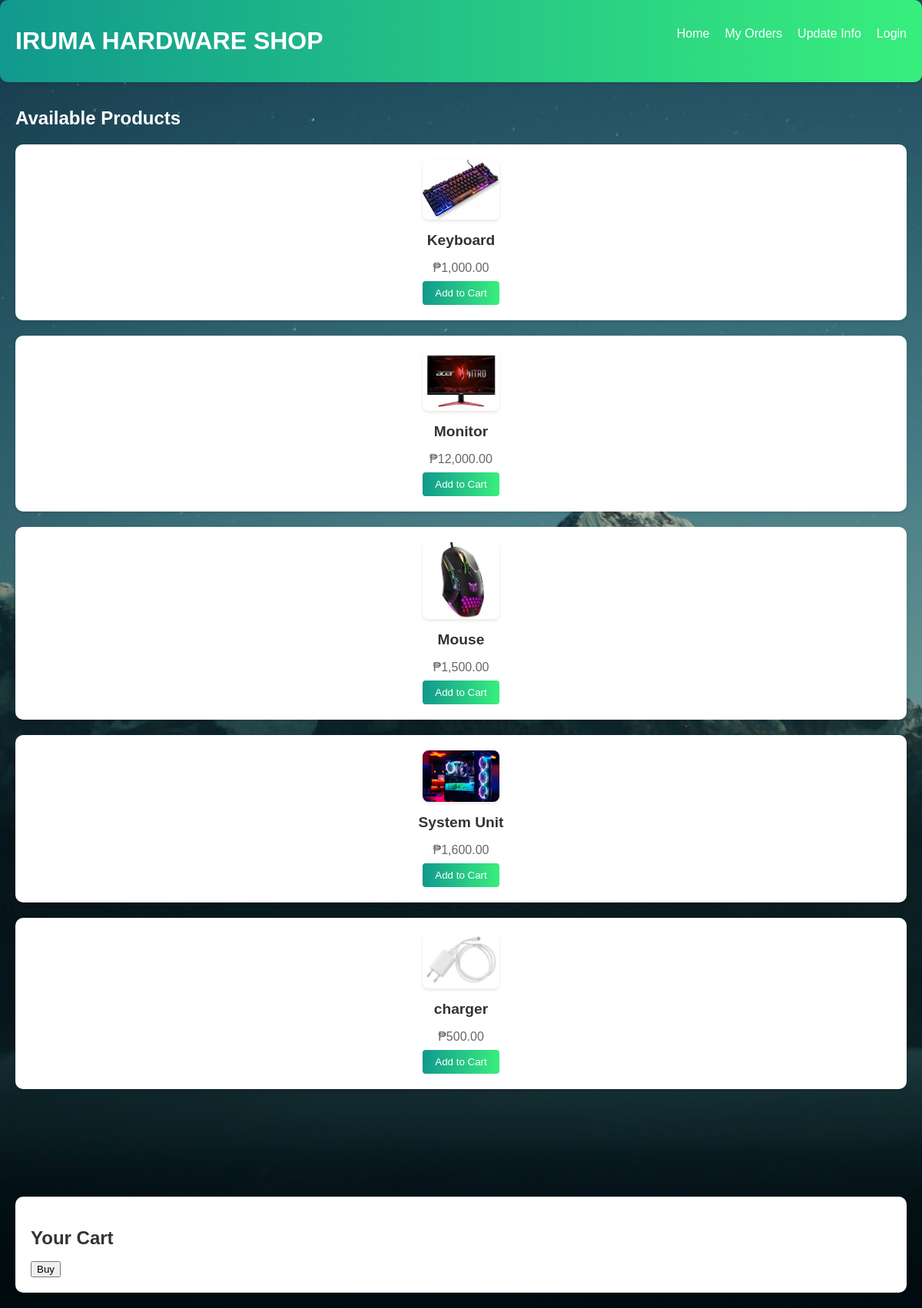
The page / on the database its author committed.
### tables this page shows
CREATE TABLE `products` (
  `product_id` int(11) NOT NULL,
  `name` varchar(100) NOT NULL,
  `price` decimal(10,2) NOT NULL,
  `image_path` varchar(255) NOT NULL
);

### index.php (the view, shortened to what this page needs)
<?php
include('db.php');
$user_role = '';
$isDeliveryRider = ($user_role == 'Delivery Rider');
?>
<!DOCTYPE html>
<html lang="en">
<head>
    <link rel="stylesheet" href="main.css?v=<?php echo time(); ?>">
</head>
<body>
<header>
    <div class="container">
        <h1>IRUMA HARDWARE SHOP</h1>
        <nav>
            <ul>
                <li><a href="index.php">Home</a></li>
                <li>
                    <?php
                    if ($user_role == 'Admin') {
                        echo '<a href="addproduct.php">Add Products</a>&nbsp;&nbsp;&nbsp;&nbsp;&nbsp;&nbsp;';
                        echo '<a href="adminvieworders.php">View User Orders</a>';
                    } elseif ($isDeliveryRider) {
                        echo '<a href="deliveryriderorders.php">Delivery Orders</a>';
                    } else {
                        echo '<a href="orders.php">My Orders</a>';
                    }
                    ?>
                </li>
                <li><a href="updateinfo.php">Update Info</a></li>
                <?php if (isset($_SESSION['user_email'])) { ?>
                    <li><a href="logout.php" class="logout-btn">Logout</a></li>
                <?php } else { ?>
                    <li><a href="login.php" class="login-btn">Login</a></li>
                <?php } ?>
            </ul>
        </nav>
    </div>
</header>
<div class="container">
    <section id="products">
        <h2 class="h2"><?php echo $isDeliveryRider ? "Pending Orders to Deliver" : "Available Products"; ?></h2>
        <div class="grid grid-cols-1 sm:grid-cols-2 md:grid-cols-3 lg:grid-cols-4 gap-6">
            <?php
            if (!$isDeliveryRider && $user_role != 'Admin') {
                $sql = "SELECT * FROM products";
                $result = $conn->query($sql);
                if ($result->num_rows > 0) {
                    while ($row = $result->fetch_assoc()) {
                        echo '<div class="product">
                                <img src="' . htmlspecialchars($row["image_path"]) . '" alt="' . htmlspecialchars($row["name"]) . '">
                                <h3>' . htmlspecialchars($row["name"]) . '</h3>
                                <p>₱' . number_format($row["price"], 2) . '</p>
                                <button onclick="addToCart(\'' . htmlspecialchars($row["name"]) . '\', ' . $row["price"] . ', ' . $row["product_id"] . ', \'' . htmlspecialchars($row["image_path"]) . '\')">Add to Cart</button>
                            </div>';
                    }
                } else {
                    echo "No products available.";
                }
        }
            ?>
        </div>
    </section>
    <?php if (!$isDeliveryRider && $user_role != 'Admin') { ?>
    <aside id="cart">
        <h2>Your Cart</h2>
        <button id="buy-button" onclick="checkout()">Buy</button>
    </aside>
    <?php } ?>
</div>
</body>
</html>

### main.css (style rules this page uses)
* { box-sizing: border-box; }
body { font-family: Arial, sans-serif; margin: 0; padding: 0; color: #333; background: url('bg.jpg') no-repeat center center/cover; z-index: 1000; }
.container { max-width: 1200px; margin: 0 auto; padding: 20px; display: flex; flex-wrap: wrap; justify-content: space-between; }
header { position: fixed; top: 0; background: linear-gradient(to right, #11998e, #38ef7d); color: #ffffff; padding: 15px 0; text-align: center; margin-bottom: 20px; width: 100%; border-radius: 10px; box-shadow: 0 2px 4px rgba(0, 0, 0, 0.1); }
header h1 { font-size: 2rem; margin: 0; }
header nav ul { list-style-type: none; padding: 0; margin: 0; display: flex; justify-content: center; gap: 20px; }
header nav ul li { display: inline; }
header nav ul li a { color: #ffffff; text-decoration: none; font-size: 1rem; transition: color 0.3s ease; }
#products { margin-bottom: 20px; flex: 1; width: 100%; }
.h2 { margin-top: 120px; color: white; }
.product { background-color: #ffffff; border-radius: 10px; box-shadow: 0 2px 4px rgba(0, 0, 0, 0.1); padding: 20px; margin-bottom: 20px; display: flex; flex-direction: column; align-items: center; text-align: center; transition: transform 0.3s ease; width: 100%; }
.product img { width: 100%; max-width: 100px; height: auto; margin-bottom: 1rem; border-radius: 8px; box-shadow: 0 2px 4px rgba(0, 0, 0, 0.1); }
.product h3 { font-size: 1.2rem; margin: 0; }
.product p { color: #666666; margin-bottom: 0.5rem; }
.product button { background: linear-gradient(to right, #11998e, #38ef7d); color: #ffffff; border: none; padding: 8px 16px; border-radius: 4px; cursor: pointer; transition: background-color 0.3s ease; outline: none; }
#cart { background-color: #ffffff; border-radius: 10px; box-shadow: 0 2px 4px rgba(0, 0, 0, 0.1); padding: 20px; margin-top: 100px; width: 100%; }
#cart h2 { font-size: 1.5rem; margin-bottom: 1rem; color: #333; }

### rows shown on the page
products: image_path (picture), name "Keyboard", price "1,000.00"
products: image_path (picture), name "Monitor", price "12,000.00"
products: image_path (picture), name "Mouse", price "1,500.00"
products: image_path (picture), name "System Unit", price "1,600.00"
products: image_path (picture), name "charger", price "500.00"
